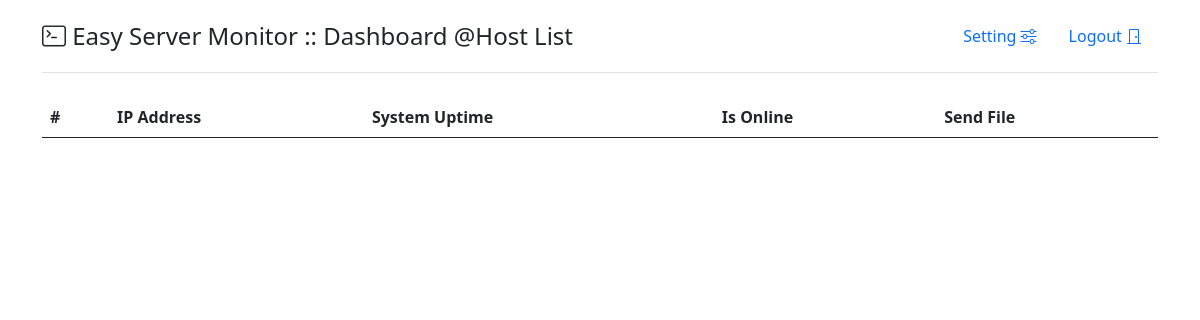
/host_list/ (signed in), run on an earlier commit of the app's database.
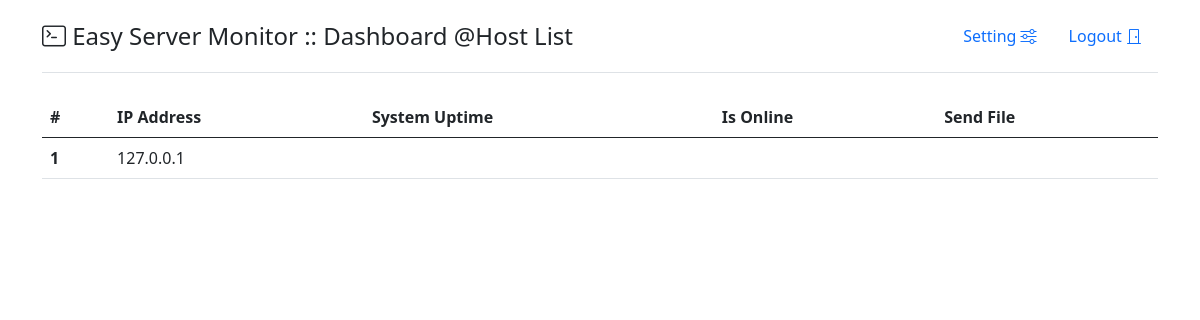
And on a later commit of the database.
### ESM_Server/models.py (models this page shows, shortened)
class ESM(models.Model):
    ip_address = models.CharField(verbose_name='IP地址', max_length=24, unique=True, null=False)
    client_port = models.IntegerField(verbose_name='端口', default=5000, null=False)
    client_password = models.CharField(verbose_name='密码', max_length=1024, null=True, default='None')
    pin_to_index = models.BooleanField(verbose_name='固定到主页', default=False)

### ESM_Server/views.py (the view)
# urls.py: path('host_list/', login_required(host_list), name='host_list'),
@login_required
def host_list(request):
    all_host = ESM.objects.all()
    context = {
        'all_host': all_host,
    }
    return render(request=request, template_name='host_list.html', context=context)

### ESM_Server/templates/host_list.html (shortened to what this page needs)
<!DOCTYPE html>
<html lang="zh">
<head>
    <link href="https://cdn.jsdelivr.net/npm/bootstrap@5.1.0/dist/css/bootstrap.min.css" rel="stylesheet">
    <link rel="stylesheet" href="https://cdn.jsdelivr.net/npm/bootstrap-icons@1.5.0/font/bootstrap-icons.css">
</head>
<body>
    <div class="container">
        <header class="d-flex flex-wrap justify-content-center py-3 mb-4 border-bottom">
            <a href="{% url 'index' %}" class="d-flex align-items-center mb-3 mb-md-0 me-md-auto text-dark text-decoration-none">
                <span class="fs-4"><i class="bi bi-terminal"></i> Easy Server Monitor :: Dashboard @Host List</span>
            </a>
            <ul class="nav nav-pills">
                {% if request.user.is_authenticated %}
                    <li class="nav-item"><a href="/admin/ESM_Server/esm/" class="nav-link">Setting <i class="bi bi-sliders"></i></a></li>
                    <li class="nav-item"><a href="{% url 'logout' %}" class="nav-link">Logout <i class="bi bi-door-closed"></i></a></li>
                {% else %}
                    <li class="nav-item"><a href="{% url 'login' %}" class="nav-link link-danger">Login <i class="bi bi-door-open"></i></a></li>
                {% endif %}
            </ul>
        </header>
    </div>
    <div class="container">
        <table class="table">
            <thead>
                <tr>
                    <th scope="col">#</th>
                    <th scope="col">IP Address</th>
                    <th scope="col">System Uptime</th>
                    <th scope="col">Is Online</th>
                    <th scope="col">Send File</th>
                </tr>
            </thead>
            <tbody>
                {% for i in all_host %}
                    <tr>
                        <th scope="row">1</th>
                        <td>{{ i.ip_address }}</td>
                        <td></td>
                        <td></td>
                        <td></td>
                    </tr>
                {% endfor %}
            </tbody>
        </table>
    </div>
</body>
</html>

What changed in the data, as far as the page shows it:
added ESM: ip_address "127.0.0.1"
